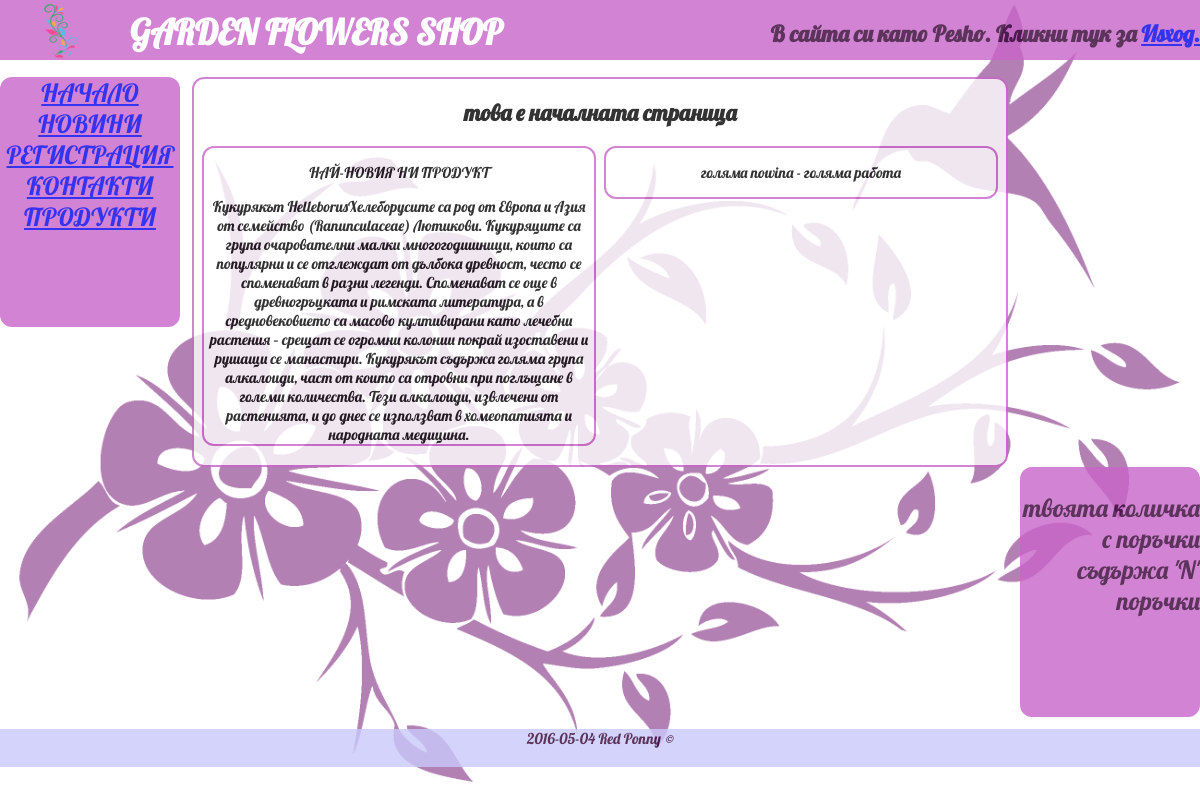
The page / (signed in) on the database its author committed.
### tables this page shows
CREATE TABLE IF NOT EXISTS `products` (
  `id` int(11) NOT NULL AUTO_INCREMENT,
  `name` varchar(50) NOT NULL,
  `latin_name` varchar(100) NOT NULL,
  `description` text NOT NULL,
  `pics` text NOT NULL,
  `date` timestamp NOT NULL DEFAULT CURRENT_TIMESTAMP,
  `price` float NOT NULL,
  `quantity` varchar(250) NOT NULL,
  `sell_pcs` varchar(250) NOT NULL,
  PRIMARY KEY (`id`)
);

### db.php (called while the page is built, shortened)
<?php
$link=mysqli_connect('localhost', 'asad', 'asad');
function show_query($query3){
	global $link;
	$result = mysqli_query($link, $query3);
	$rows3 = mysqli_fetch_array($result);
	return $rows3;
}
?>

### index.php (the view, shortened to what this page needs)
<?php
include "db.php";
include "header.php";
?>
<div class="all">
<?php
require_once("leftmenu.php");
?>
<div id='main'>
<?php
if(isset($_GET["pid"])){
$tok = $_GET["pid"];
include($tok);}
else { ?>
	<h2>това е началната страница</h2>
	<div id="product">
	<p>НАЙ-НОВИЯ НИ ПРОДУКТ</p>
<?php
$query3="SELECT * FROM `products` ORDER BY `products`.`date` DESC LIMIT 1";
$rows3=show_query($query3);
echo $rows3['name'] . $rows3['latin_name']. $rows3['description'];
?>
	</div>
	<div id="news">
	<p>голямa nowina - голяма работа</p>
	</div>
<br style="clear:both"/><br style="clear:both"/>
<?php
}
?>
</div>
<div id='right_menu'>
<p>твоята количка с поръчки съдържа 'N' поръчки<p>
</div>
</div>
<br style="clear:both"/>
<?php
require_once("footer.php");
?>

### css/style.css (style rules this page uses)
body { background: url(../for_base/pics/background2.png) no-repeat center center fixed; background-size: cover; height:100%; width:100%; margin: 0px; font-size: 15px; padding: 0px; text-align: center; color: rgb(50,0,50); opacity: 0.8; }
#main { float:left; color: black; padding: 0px; text-align: center; background-color:white; height: 95%; width: 67.7%; margin-left: 1%; margin-top: 0%; font-size: 15px; border: 2px solid rgb(200,100,200); border-radius: 12px; }
#product,#news { float:left; color: black; padding: 0px; text-align: center; background-color:white; height: 30%; width: 48%; margin-left: 1%; margin-top: 0%; font-size: 15px; border: 2px solid rgb(200,100,200); border-radius: 12px; }
#right_menu { float:right; text-align: right; background-color:rgb(200,100,200); width: 15%; height: 250px; margin-left: 1%; margin-top: 0%; font-size: 25px; border-radius: 12px; }

### header.php (style rules this page uses)
body { font-family:'Conv_Lobster-Regular'; }

### rows shown on the page
products: name "Кукурякът", latin_name "Helleborus", description "Хелеборусите са род от Европа и Азия от семейство (Ranunculaceae) Лютикови. Кукуряците са група очарователни малки многогодишници, които са популярни и се отглеждат от дълбока древност, често се споменават в разни легенди. Споменават се още в древногръцката и римската литература, а в средновековието са масово култивирани като лечебни растения – срещат се огромни колонии покрай изоставени и рушащи се манастири. Кукурякът съдържа голяма група алкалоиди, част от които са отровни при поглъщане в големи количества. Тези алкалоиди, извлечени от растенията, и до днес се използват в хомеопатията и народната медицина."

### other values the page prints
$_SESSION['user_name'] "Pesho"
